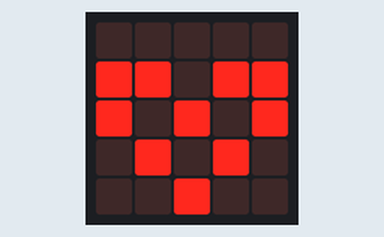
Simulated run of this program. Board: BBC micro:bit (MakeCode). On the bench: the board's 5×5 LED display.

Above: at 0.2 s.
At 0.61 s:
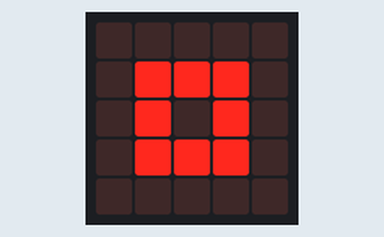

Measured:
- what the display in image 1 shows lasts 0.4 s, from 0.4 s to 0.8 s

The program:

main.ts
```typescript
basic.forever(function () {
    basic.showLeds(`
        . . . . .
        # # . # #
        # . # . #
        . # . # .
        . . # . .
        `)
    basic.showLeds(`
        . . . . .
        . # # # .
        . # . # .
        . # # # .
        . . . . .
        `)
})
```

test.ts
```typescript
// os teses vão aqui; isto não será compilado quando este pacote for usado como extensão.
```
